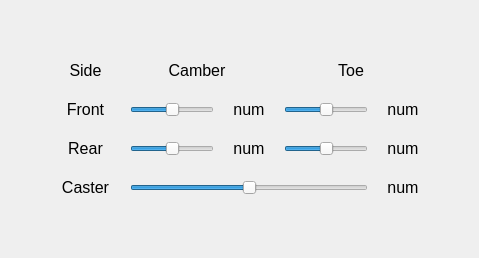
     <widget class="QWidget" name="tab_alignment">
      <attribute name="title">
       <string>Alignment</string>
      </attribute>
      <layout class="QGridLayout" name="gridLayout_4">
       <item row="2" column="1">
        <spacer name="verticalSpacer_alignment_d">
         <property name="orientation">
          <enum>Qt::Vertical</enum>
         </property>
         <property name="sizeType">
          <enum>QSizePolicy::Preferred</enum>
         </property>
         <property name="sizeHint" stdset="0">
          <size>
           <width>20</width>
           <height>40</height>
          </size>
         </property>
        </spacer>
       </item>
       <item row="1" column="1">
        <layout class="QGridLayout" name="gridLayout_castor_toe">
         <property name="leftMargin">
          <number>10</number>
         </property>
         <property name="topMargin">
          <number>10</number>
         </property>
         <property name="rightMargin">
          <number>10</number>
         </property>
         <property name="bottomMargin">
          <number>10</number>
         </property>
         <property name="spacing">
          <number>20</number>
         </property>
         <item row="2" column="1">
          <widget class="QSlider" name="horizontalSlider_alignment_rear_camber">
           <property name="sizePolicy">
            <sizepolicy hsizetype="Preferred" vsizetype="Preferred">
             <horstretch>0</horstretch>
             <verstretch>0</verstretch>
            </sizepolicy>
           </property>
           <property name="minimumSize">
            <size>
             <width>40</width>
             <height>10</height>
            </size>
           </property>
           <property name="maximumSize">
            <size>
             <width>16777215</width>
             <height>20</height>
            </size>
           </property>
           <property name="minimum">
            <number>-10000</number>
           </property>
           <property name="maximum">
            <number>10000</number>
           </property>
           <property name="pageStep">
            <number>1</number>
           </property>
           <property name="value">
            <number>0</number>
           </property>
           <property name="orientation">
            <enum>Qt::Horizontal</enum>
           </property>
          </widget>
         </item>
         <item row="0" column="1" colspan="2">
          <widget class="QLabel" name="label_alignment_camber">
           <property name="minimumSize">
            <size>
             <width>40</width>
             <height>10</height>
            </size>
           </property>
           <property name="maximumSize">
            <size>
             <width>16777215</width>
             <height>20</height>
            </size>
           </property>
           <property name="font">
            <font>
             <pointsize>12</pointsize>
            </font>
           </property>
           <property name="text">
            <string>Сamber</string>
           </property>
           <property name="alignment">
            <set>Qt::AlignCenter</set>
           </property>
          </widget>
         </item>
         <item row="0" column="3" colspan="2">
          <widget class="QLabel" name="label_alignment_toe">
           <property name="minimumSize">
            <size>
             <width>40</width>
             <height>10</height>
            </size>
           </property>
           <property name="maximumSize">
            <size>
             <width>16777215</width>
             <height>20</height>
            </size>
           </property>
           <property name="font">
            <font>
             <pointsize>12</pointsize>
            </font>
           </property>
           <property name="text">
            <string>Toe</string>
           </property>
           <property name="alignment">
            <set>Qt::AlignCenter</set>
           </property>
          </widget>
         </item>
         <item row="1" column="3">
          <widget class="QSlider" name="horizontalSlider_alignment_front_toe">
           <property name="sizePolicy">
            <sizepolicy hsizetype="Preferred" vsizetype="Preferred">
             <horstretch>0</horstretch>
             <verstretch>0</verstretch>
            </sizepolicy>
           </property>
           <property name="minimumSize">
            <size>
             <width>40</width>
             <height>10</height>
            </size>
           </property>
           <property name="maximumSize">
            <size>
             <width>16777215</width>
             <height>20</height>
            </size>
           </property>
           <property name="minimum">
            <number>-10000</number>
           </property>
           <property name="maximum">
            <number>10000</number>
           </property>
           <property name="pageStep">
            <number>1</number>
           </property>
           <property name="value">
            <number>0</number>
           </property>
           <property name="orientation">
            <enum>Qt::Horizontal</enum>
           </property>
          </widget>
         </item>
         <item row="2" column="0">
          <widget class="QLabel" name="label_alignment_rear">
           <property name="minimumSize">
            <size>
             <width>40</width>
             <height>10</height>
            </size>
           </property>
           <property name="maximumSize">
            <size>
             <width>50</width>
             <height>20</height>
            </size>
           </property>
           <property name="font">
            <font>
             <pointsize>12</pointsize>
            </font>
           </property>
           <property name="text">
            <string>Rear</string>
           </property>
           <property name="alignment">
            <set>Qt::AlignCenter</set>
           </property>
          </widget>
         </item>
         <item row="2" column="4">
          <widget class="QLabel" name="label_alignment_rear_toe_value">
           <property name="minimumSize">
            <size>
             <width>20</width>
             <height>10</height>
            </size>
           </property>
           <property name="maximumSize">
            <size>
             <width>30</width>
             <height>20</height>
            </size>
           </property>
           <property name="font">
            <font>
             <pointsize>12</pointsize>
            </font>
           </property>
           <property name="text">
            <string>num</string>
           </property>
           <property name="alignment">
            <set>Qt::AlignCenter</set>
           </property>
          </widget>
         </item>
         <item row="2" column="2">
          <widget class="QLabel" name="label_alignment_rear_camber_value">
           <property name="minimumSize">
            <size>
             <width>20</width>
             <height>10</height>
            </size>
           </property>
           <property name="maximumSize">
            <size>
             <width>30</width>
             <height>20</height>
            </size>
           </property>
           <property name="font">
            <font>
             <pointsize>12</pointsize>
            </font>
           </property>
           <property name="text">
            <string>num</string>
           </property>
           <property name="alignment">
            <set>Qt::AlignCenter</set>
           </property>
          </widget>
         </item>
         <item row="2" column="3">
          <widget class="QSlider" name="horizontalSlider_alignment_rear_toe">
           <property name="sizePolicy">
            <sizepolicy hsizetype="Preferred" vsizetype="Preferred">
             <horstretch>0</horstretch>
             <verstretch>0</verstretch>
            </sizepolicy>
           </property>
           <property name="minimumSize">
            <size>
             <width>40</width>
             <height>10</height>
            </size>
           </property>
           <property name="maximumSize">
            <size>
             <width>16777215</width>
             <height>20</height>
            </size>
           </property>
           <property name="minimum">
            <number>-10000</number>
           </property>
           <property name="maximum">
            <number>10000</number>
           </property>
           <property name="pageStep">
            <number>1</number>
           </property>
           <property name="value">
            <number>0</number>
           </property>
           <property name="orientation">
            <enum>Qt::Horizontal</enum>
           </property>
          </widget>
         </item>
         <item row="1" column="2">
          <widget class="QLabel" name="label_alignment_front_camber_value">
           <property name="minimumSize">
            <size>
             <width>20</width>
             <height>10</height>
            </size>
           </property>
           <property name="maximumSize">
            <size>
             <width>30</width>
             <height>20</height>
            </size>
           </property>
           <property name="font">
            <font>
             <pointsize>12</pointsize>
            </font>
           </property>
           <property name="text">
            <string>num</string>
           </property>
           <property name="alignment">
            <set>Qt::AlignCenter</set>
           </property>
          </widget>
         </item>
         <item row="1" column="0">
          <widget class="QLabel" name="label_alignment_front">
           <property name="minimumSize">
            <size>
             <width>40</width>
             <height>10</height>
            </size>
           </property>
           <property name="maximumSize">
            <size>
             <width>50</width>
             <height>20</height>
            </size>
           </property>
           <property name="font">
            <font>
             <pointsize>12</pointsize>
            </font>
           </property>
           <property name="text">
            <string>Front</string>
           </property>
           <property name="alignment">
            <set>Qt::AlignCenter</set>
           </property>
          </widget>
         </item>
         <item row="1" column="4">
          <widget class="QLabel" name="label_alignment_front_toe_value">
           <property name="minimumSize">
            <size>
             <width>20</width>
             <height>10</height>
            </size>
           </property>
           <property name="maximumSize">
            <size>
             <width>30</width>
             <height>20</height>
            </size>
           </property>
           <property name="font">
            <font>
             <pointsize>12</pointsize>
            </font>
           </property>
           <property name="text">
            <string>num</string>
           </property>
           <property name="alignment">
            <set>Qt::AlignCenter</set>
           </property>
          </widget>
         </item>
         <item row="0" column="0">
          <widget class="QLabel" name="label_alignment_side">
           <property name="minimumSize">
            <size>
             <width>30</width>
             <height>10</height>
            </size>
           </property>
           <property name="maximumSize">
            <size>
             <width>50</width>
             <height>20</height>
            </size>
           </property>
           <property name="font">
            <font>
             <pointsize>12</pointsize>
            </font>
           </property>
           <property name="text">
            <string>Side</string>
           </property>
           <property name="alignment">
            <set>Qt::AlignCenter</set>
           </property>
          </widget>
         </item>
         <item row="1" column="1">
          <widget class="QSlider" name="horizontalSlider_alignment_front_camber">
           <property name="sizePolicy">
            <sizepolicy hsizetype="Preferred" vsizetype="Preferred">
             <horstretch>0</horstretch>
             <verstretch>0</verstretch>
            </sizepolicy>
           </property>
           <property name="minimumSize">
            <size>
             <width>40</width>
             <height>10</height>
            </size>
           </property>
           <property name="maximumSize">
            <size>
             <width>16777215</width>
             <height>20</height>
            </size>
           </property>
           <property name="minimum">
            <number>-10000</number>
           </property>
           <property name="maximum">
            <number>10000</number>
           </property>
           <property name="pageStep">
            <number>1</number>
           </property>
           <property name="value">
            <number>0</number>
           </property>
           <property name="orientation">
            <enum>Qt::Horizontal</enum>
           </property>
           <property name="invertedAppearance">
            <bool>false</bool>
           </property>
           <property name="invertedControls">
            <bool>false</bool>
           </property>
           <property name="tickPosition">
            <enum>QSlider::NoTicks</enum>
           </property>
          </widget>
         </item>
         <item row="3" column="0">
          <widget class="QLabel" name="label_alignment_caster">
           <property name="minimumSize">
            <size>
             <width>40</width>
             <height>10</height>
            </size>
           </property>
           <property name="maximumSize">
            <size>
             <width>50</width>
             <height>20</height>
            </size>
           </property>
           <property name="font">
            <font>
             <pointsize>12</pointsize>
            </font>
           </property>
           <property name="text">
            <string>Caster</string>
           </property>
           <property name="alignment">
            <set>Qt::AlignCenter</set>
           </property>
          </widget>
         </item>
         <item row="3" column="4">
          <widget class="QLabel" name="label_alignment_front_caster_value">
           <property name="minimumSize">
            <size>
             <width>20</width>
             <height>10</height>
            </size>
           </property>
           <property name="maximumSize">
            <size>
             <width>30</width>
             <height>20</height>
            </size>
           </property>
           <property name="font">
            <font>
             <pointsize>12</pointsize>
            </font>
           </property>
           <property name="text">
            <string>num</string>
           </property>
           <property name="alignment">
            <set>Qt::AlignCenter</set>
           </property>
          </widget>
         </item>
         <item row="3" column="1" colspan="3">
          <widget class="QSlider" name="horizontalSlider_alignment_front_caster">
           <property name="sizePolicy">
            <sizepolicy hsizetype="Preferred" vsizetype="Preferred">
             <horstretch>0</horstretch>
             <verstretch>0</verstretch>
            </sizepolicy>
           </property>
           <property name="minimumSize">
            <size>
             <width>100</width>
             <height>10</height>
            </size>
           </property>
           <property name="maximumSize">
            <size>
             <width>16777215</width>
             <height>20</height>
            </size>
           </property>
           <property name="minimum">
            <number>-10000</number>
           </property>
           <property name="maximum">
            <number>10000</number>
           </property>
           <property name="pageStep">
            <number>1</number>
           </property>
           <property name="value">
            <number>0</number>
           </property>
           <property name="orientation">
            <enum>Qt::Horizontal</enum>
           </property>
          </widget>
         </item>
        </layout>
       </item>
       <item row="0" column="1">
        <spacer name="verticalSpacer_alignment_u">
         <property name="orientation">
          <enum>Qt::Vertical</enum>
         </property>
         <property name="sizeType">
          <enum>QSizePolicy::Preferred</enum>
         </property>
         <property name="sizeHint" stdset="0">
          <size>
           <width>20</width>
           <height>40</height>
          </size>
         </property>
        </spacer>
       </item>
       <item row="1" column="0">
        <spacer name="horizontalSpacer_alignment_l">
         <property name="orientation">
          <enum>Qt::Horizontal</enum>
         </property>
         <property name="sizeType">
          <enum>QSizePolicy::Preferred</enum>
         </property>
         <property name="sizeHint" stdset="0">
          <size>
           <width>40</width>
           <height>20</height>
          </size>
         </property>
        </spacer>
       </item>
       <item row="1" column="2">
        <spacer name="horizontalSpacer_alignment_r">
         <property name="orientation">
          <enum>Qt::Horizontal</enum>
         </property>
         <property name="sizeType">
          <enum>QSizePolicy::Preferred</enum>
         </property>
         <property name="sizeHint" stdset="0">
          <size>
           <width>40</width>
           <height>20</height>
          </size>
         </property>
        </spacer>
       </item>
      </layout>
     </widget>
